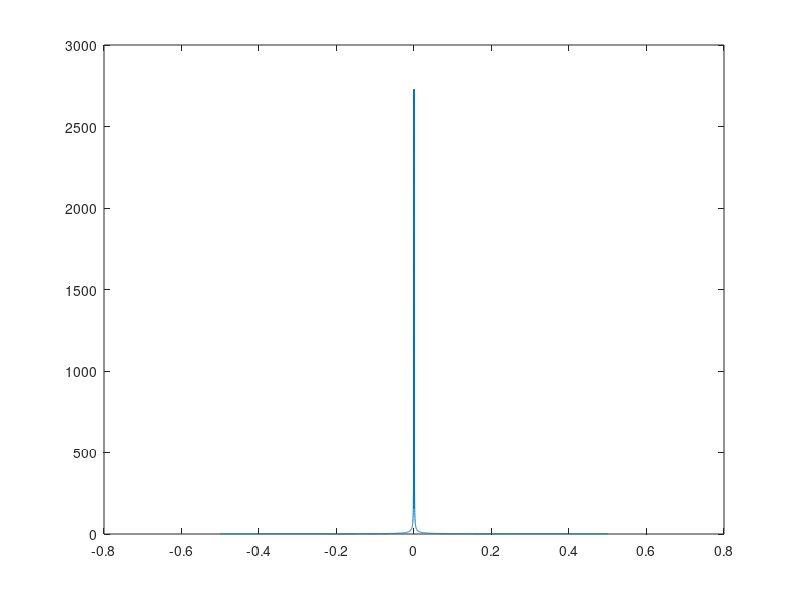

Write MATLAB code to recreate this figure.
FILE = 'eric.wav';
x = linspace(0,2*pi,2*pi*1000);
fc = 1;
y = cos(2*pi*fc*x);
yf = abs(fftshift(fft(y)));
f = linspace(-fc/2,fc/2,2*pi*1000);


plot(f,yf);